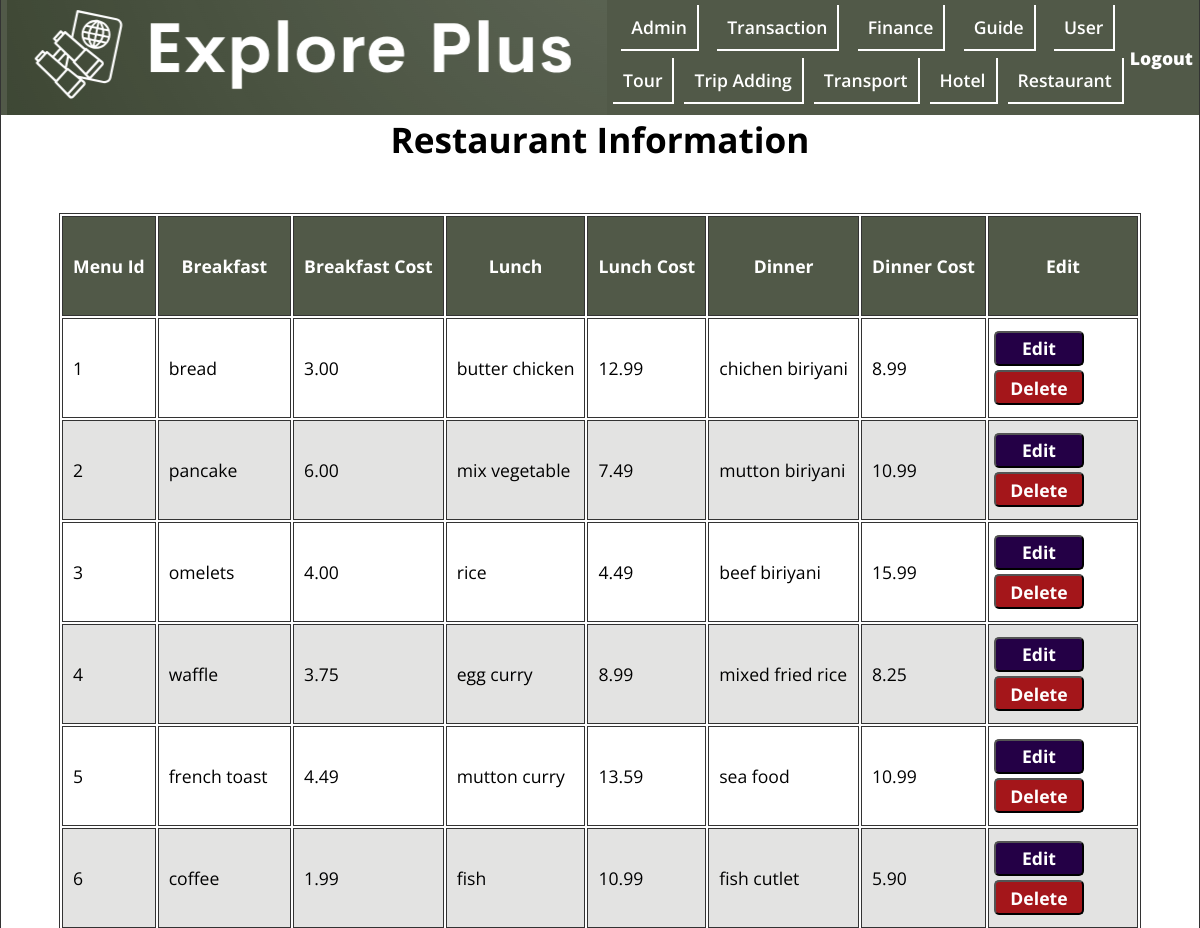
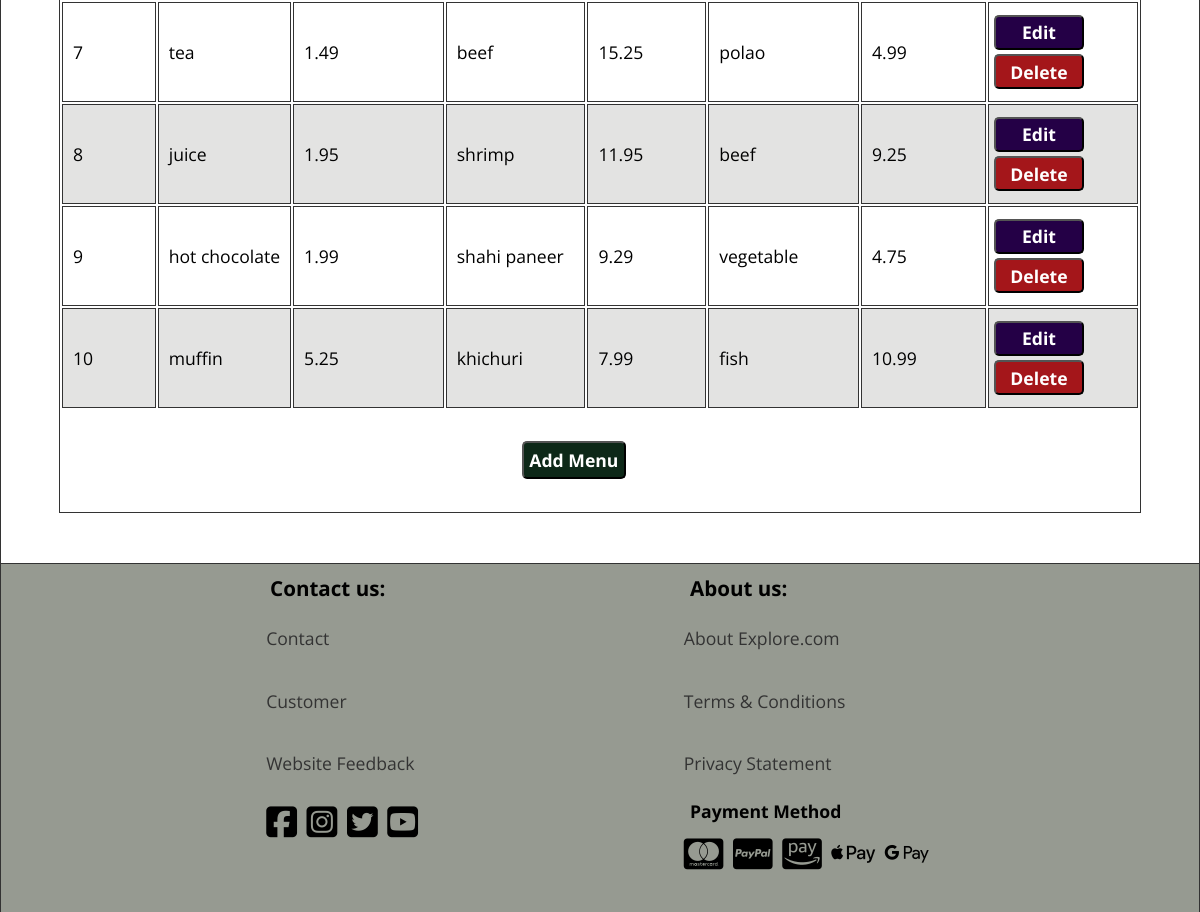
The page /Admin/restaurant_info.php on the database its author committed (2 pictures, top to bottom).
### tables this page shows
CREATE TABLE `menu` (
  `menu_id` int(11) NOT NULL
);

CREATE TABLE `breakfast_item` (
  `breakfast` varchar(30) NOT NULL,
  `bcost` decimal(11,2) DEFAULT NULL
);

CREATE TABLE `lunch_item` (
  `lunch` varchar(30) NOT NULL,
  `lcost` decimal(11,2) DEFAULT NULL
);

CREATE TABLE `dinner_item` (
  `dinner` varchar(30) NOT NULL,
  `dcost` decimal(11,2) DEFAULT NULL
);

### Admin/restaurant_info.php (the view, shortened to what this page needs)
<?php
$conn = mysqli_connect("localhost","root","","explore_plus");
$sql = "select menu.menu_id , breakfast_item.breakfast,breakfast_item.bcost , lunch_item.lunch,lunch_item.lcost , dinner_item.dinner , dinner_item.dcost
    from menu
    inner join menu_breakfast mb
    on menu.menu_id = mb.menu_id
    inner join breakfast_item
    on mb.breakfast = breakfast_item.breakfast
    inner join menu_lunch
    on menu.menu_id = menu_lunch.menu_id
    inner join lunch_item
    on menu_lunch.lunch = lunch_item.lunch
    inner join menu_dinner
    on menu.menu_id = menu_dinner.menu_id
    inner join dinner_item
    on menu_dinner.dinner = dinner_item.dinner
    group by menu.menu_id
;";
$result = mysqli_query($conn,$sql);
$menuList = mysqli_fetch_all($result,MYSQLI_ASSOC);
?>
<!DOCTYPE html>
<html lang="en">
<head>
    <link rel="stylesheet" href="../css/style.css">
    <link rel="stylesheet" href="https://cdnjs.cloudflare.com/ajax/libs/font-awesome/6.5.1/css/all.min.css" />
</head>
<body>
<header class="header admin">
    <div class="header__logo">
        <figure>
            <img src="../img/logo3.png" alt="logo" title="logo" height="115" width="600">
        </figure>
    </div>
    <nav class="header__nav nav__admin">
        <ul class="header__ul header__admin">
            <li><a href="admin.php">Admin</a></li>
            <li><a href="transaction.php">Transaction</a></li>
            <li><a href="finance.php">Finance</a></li>
            <li><a href="guide.php">Guide</a></li>
            <li><a href="user_list.php">User</a></li>
        </ul>
        <ul class="header__ul header__admin">
            <li><a href="tour_condition.php">Tour</a></li>
            <li><a href="trip_crud/trip_adding.php">Trip Adding</a></li>
            <li><a href="transportation_info.php">Transport</a></li>
            <li><a href="hotel_info.php">Hotel</a></li>
            <li><a href="restaurant_info.php">Restaurant</a></li>
        </ul>
    </nav>
    <div class="admin__logout"><a href="admin_login.php">Logout</a></div>
</header>
<main class="main main__table-container">
    <h1 class="center">Restaurant Information</h1>
    <table class="main__table transportation">
        <thead>
        <tr>
            <th id="menu-id" scope="col" class="table__head">Menu Id</th>
            <th id="breakfast" scope="col" class="table__head">Breakfast</th>
            <th id="breakfast-cost" scope="col" class="table__head">Breakfast Cost</th>
            <th id="lunch" scope="col" class="table__head">Lunch</th>
            <th id="lunch-cost" scope="col" class="table__head">Lunch Cost</th>
            <th id="dinner" scope="col" class="table__head">Dinner</th>
            <th id="dinner-cost" scope="col" class="table__head">Dinner Cost</th>
            <th id="edit" scope="col" class="table__head">Edit</th>
        </tr>
        </thead>
        <tbody class="table__body">
        <?php foreach ($menuList as $menu): ?>
        <tr>
            <td class="table__item"><?php echo $menu['menu_id'] ?></td>
            <td class="table__item"><?php echo $menu['breakfast'] ?></td>
            <td class="table__item"><?php echo $menu['bcost'] ?></td>
            <td class="table__item"><?php echo $menu['lunch'] ?></td>
            <td class="table__item"><?php echo $menu['lcost'] ?></td>
            <td class="table__item"><?php echo $menu['dinner'] ?></td>
            <td class="table__item"><?php echo $menu['dcost'] ?></td>
            <td class="table__item edit_option">
                <button type="submit" class="table_edit"><a href="restaurant_crud/restaurant_edit.php?menu_id=<?php echo $menu['menu_id'] ?>">Edit</a></button>
                <button type="submit" class="table_edit diff"><a href="restaurant_crud/restaurant_delete.php?menu_id=<?php echo $menu['menu_id'] ?>">Delete</a></button>
            </td>
        </tr>
        <?php endforeach; ?>
        </tbody>
        <tfoot>
        <tr>
            <td colspan="12" class="table__footer">
                <button type="submit" class="add_option" ><a href="restaurant_crud/restaurant_add.php">Add Menu</a></button>
            </td>
        </tr>
        </tfoot>
    </table>
</main>
<footer class="footer admin-foot">
    <div class="footer__contact">
        <h3 class="footer__h3">Contact us:</h3>
        <ul class="footer__ul">
            <li><a href="../footerPage/contact_us.html">Contact</a></li>
            <li><a href="../footerPage/customer.html">Customer</a></li>
            <li><a href="../footerPage/website_feedback.php">Website Feedback</a></li>
        </ul>
        <div class="footer__icons">
            <i class="fa-brands fa-square-facebook"></i>
            <i class="fa-brands fa-square-instagram"></i>
            <i class="fa-brands fa-square-twitter"></i>
            <i class="fa-brands fa-square-youtube"></i>
        </div>
    </div>
    <div class="footer__about">
        <h3 class="footer__h3">About us:</h3>
        <ul class="footer__ul">
            <li><a href="../footerPage/about__us.html">About Explore.com</a></li>
            <li><a href="../footerPage/terms_condition.html">Terms &amp; Conditions</a></li>
            <li><a href="../footerPage/privacy_statement.html">Privacy Statement</a></li>
        </ul>
        <h4 class="footer__h3">Payment Method</h4>
        <div class="footer__icons">
            <i class="fa-brands fa-cc-mastercard"></i>
            <i class="fa-brands fa-cc-paypal"></i>
            <i class="fa-brands fa-cc-amazon-pay"></i>
            <i class="fa-brands fa-apple-pay"></i>
            <i class="fa-brands fa-google-pay"></i>
        </div>
    </div>
</footer>

### css/style.css (style rules this page uses)
*, *::after, *::before { margin: 0; padding: 0; box-sizing: border-box; }
img { display: block; max-width: 100%; height: auto; }
input, textarea, button, select { font: inherit; }
:root { --FF: 'Open Sans', sans-serif; --FS: clamp(1rem,2.2vh,1.5rem); --FS-BIG: 2rem; --FF-HEADING: 'Fugus One', 'Cursive'; --BGCOLOR: #f5f8fe; --BGCOLOR-FADE: #0c93a7; --BGCOLOR-FADE-MAX: #61aeac; --FOOTER-BGCOLOR: #accfd5; --COLOR: #f9efa0; --COLOR-FADE: rgba(248, 223, 171, 0.41); --BODY-BGCOLOR: #fff; --FONT-COLOR: #000; --LIST-BGCOLOR: #f5f7f8; --BORDER-COLOR: #333; --BGIMAGE: linear-gradient(to bottom,var(--BGCOLOR),var(--BGCOLOR-FADE)); --BGIMAGE-MAX: linear-gradient(to bottom,var(--BGCOLOR),var(--BGCOLOR-FADE),var(--BGCOLOR-FADE-MAX)); --HEIGHTLIGHT-BGCOLOR: #439fa8; --HIGHLIGHT-COLOR: #fff; --HEADER-COLOR: #fff; --HEADER-BGCOLOR: #000; --NAV-BGCOLOR: #fff; --HERO-BGCOLOR: rgba(51,178,51,0.75); --BUTTON-BGCOLOR: #000; --BUTTON-COLOR: #fff; --HEADER-LINK-COLOR: #fff; --HEADER-LINK-HOVER: #ffffff; --LINK-COLOR: #333; --LINK-HOVER: rgba(51, 51, 51, 0.5); --ADMIN-BGCOLOR: #515948; --ADMIN-FOOTER-COLOR: rgba(64, 72, 55, 0.55); --BORDER: 1px solid var(--BORDER-COLOR); --BORDER-RADIUS: 15px; --BORDER-LITE-RADIUS: 5px; --PADDING-TB: 0.25em; --PADDING-SIDE: 2.5%; --MARGIN: clamp(1em,2.5vh,1.5em); --TEST1 : #020202; --TEST2: yellow; --TEST3: green; --TEST4: blue; --TEST5: purple; }
.center { text-align: center; }
html { scroll-behavior: smooth; font-size: var(--FS); font-family: var(--FF); background-color: var(--BGCOLOR); background-image: var(--BGIMAGE); background-repeat: no-repeat; background-size: cover; }
body { background-color: var(--BODY-BGCOLOR); min-height: 100vh; max-height: 800vh; min-width: 1200px; margin: 0 auto; border-left: var(--BORDER); border-right: var(--BORDER); box-shadow: 0 0 10px var(--BORDER-COLOR); }
a:any-link { color: var(--LINK-COLOR); text-decoration: none; }
.header { display: flex; justify-content: space-evenly; align-items: center; background-color: #439fa8;; position: sticky; top: 0; z-index: 1; }
.header__ul { font-weight: 600; min-width: 500px; display: flex; justify-content: space-evenly; align-items: center; gap: 10px; padding-bottom: 7px; }
.header__ul li { padding: 10px; border-right: 2px solid white; border-bottom: 2px solid white; }
.admin__logout a { font-weight: 900; color: #ffffff; }
.footer { position: relative; bottom: 0; display: flex; justify-content: space-evenly; border-top: var(--BORDER); background-color: var(--FOOTER-BGCOLOR); padding: var(--PADDING-TB); }
.footer li { padding: 1.1em 0; list-style-type: none; }
.footer__icons { padding-top: 0.5em; padding-bottom: 2em; align-items: center; }
.footer__icons i { font-size: 2rem; padding-right: 5px; }
.footer__h3 { padding: var(--PADDING-TB) var(--PADDING-SIDE); }
.header__ul { list-style-type: none; }
.header__ul a:any-link { color: var(--HEADER-LINK-COLOR); }
.main { min-height: 70vh; }
.main__table { margin: 50px auto; border: var(--BORDER); }
.main__table tr { height: 100px; }
.table__head, .table__item { padding: 10px; border: var(--BORDER); }
.table__body tr:nth-child(even) { background-color: #e3e3e2; }
.table__head { background-color: var(--ADMIN-BGCOLOR); color: var(--HIGHLIGHT-COLOR); }
.table_edit { background-color: #240046; color: white; font-weight: 700; width: 90px; margin: 2px 5px; padding: 0.2em; border-radius: var(--BORDER-LITE-RADIUS); }
.table_edit a { color: white; }
.diff { background-color: #a4161a; }
.table__footer { padding: 10px; }
.add_option { background-color: #0d2818; color: white; font-weight: 700; padding: 0.3em; border-radius: var(--BORDER-LITE-RADIUS); position: relative; left: 450px; }
.add_option a { color: white; }
.table__body td:nth-child(8) { width: 150px; height: 100px; padding: 0; }
.admin { background-color: var(--ADMIN-BGCOLOR); }
.admin-foot { background-color: var(--ADMIN-FOOTER-COLOR); }

### rows shown on the page
menu: menu_id "1", breakfast_item.breakfast "bread", breakfast_item.bcost "3.00", lunch_item.lunch "butter chicken", lunch_item.lcost "12.99", dinner_item.dinner "chichen biriyani", dinner_item.dcost "8.99"
menu: menu_id "2", breakfast_item.breakfast "pancake", breakfast_item.bcost "6.00", lunch_item.lunch "mix vegetable", lunch_item.lcost "7.49", dinner_item.dinner "mutton biriyani", dinner_item.dcost "10.99"
menu: menu_id "3", breakfast_item.breakfast "omelets", breakfast_item.bcost "4.00", lunch_item.lunch "rice", lunch_item.lcost "4.49", dinner_item.dinner "beef biriyani", dinner_item.dcost "15.99"
menu: menu_id "4", breakfast_item.breakfast "waffle", breakfast_item.bcost "3.75", lunch_item.lunch "egg curry", lunch_item.lcost "8.99", dinner_item.dinner "mixed fried rice", dinner_item.dcost "8.25"
menu: menu_id "5", breakfast_item.breakfast "french toast", breakfast_item.bcost "4.49", lunch_item.lunch "mutton curry", lunch_item.lcost "13.59", dinner_item.dinner "sea food", dinner_item.dcost "10.99"
menu: menu_id "6", breakfast_item.breakfast "coffee", breakfast_item.bcost "1.99", lunch_item.lunch "fish", lunch_item.lcost "10.99", dinner_item.dinner "fish cutlet", dinner_item.dcost "5.90"
menu: menu_id "7", breakfast_item.breakfast "tea", breakfast_item.bcost "1.49", lunch_item.lunch "beef", lunch_item.lcost "15.25", dinner_item.dinner "polao", dinner_item.dcost "4.99"
menu: menu_id "8", breakfast_item.breakfast "juice", breakfast_item.bcost "1.95", lunch_item.lunch "shrimp", lunch_item.lcost "11.95", dinner_item.dinner "beef", dinner_item.dcost "9.25"
menu: menu_id "9", breakfast_item.breakfast "hot chocolate", breakfast_item.bcost "1.99", lunch_item.lunch "shahi paneer", lunch_item.lcost "9.29", dinner_item.dinner "vegetable", dinner_item.dcost "4.75"
menu: menu_id "10", breakfast_item.breakfast "muffin", breakfast_item.bcost "5.25", lunch_item.lunch "khichuri", lunch_item.lcost "7.99", dinner_item.dinner "fish", dinner_item.dcost "10.99"
